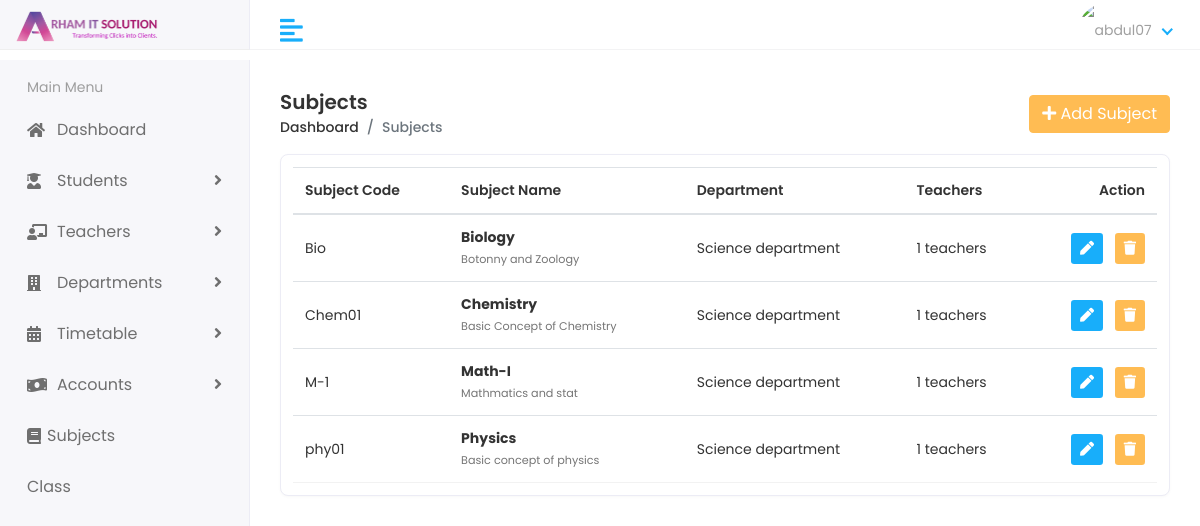
The app's page /subjects/ (signed in) with its own data.
### school/models.py (models this page shows, shortened)
class Subject(models.Model):
    subject_code = models.CharField(max_length=11, unique=True)
    name = models.CharField(max_length=100,blank=True,null=True)
    description = models.TextField(blank=True,null=True)
    department = models.ForeignKey('Department', on_delete=models.SET_NULL, null=True, related_name='subjects')
    created_at = models.DateTimeField(auto_now_add=True)
    updated_at = models.DateTimeField(auto_now=True)

class Department(models.Model):
    department_id = models.CharField(max_length=11, unique=True)
    name = models.CharField(max_length=100,blank=True,null=True)
    hod = models.ForeignKey('Teacher',on_delete=models.SET_NULL, null=True,blank=True, related_name='hod_departments')
    description = models.TextField(blank=True,null=True)
    start_date = models.DateField(null=True,blank=True)
    number_of_students = models.IntegerField(null=True,blank=True)
    number_of_teachers = models.IntegerField(null=True,blank=True)
    email = models.EmailField(null=True,blank=True)
    phone_number = models.CharField(max_length=15,blank=True,null=True)
    office_location = models.CharField(max_length=100,blank=True,null=True)

### school/views.py (the view)
# urls.py: path('subjects/', views.subject_list, name='subject_list'),
@admin_required
def subject_list(request):
    subjects = Subject.objects.select_related('department').all().order_by('department__name', 'name')
    for subject in subjects:
        subject.teacher_count = Teacher.objects.filter(subjects=subject).count()  # Using the ManyToMany relationship
    return render(request, 'subject_list.html', {'subjects': subjects})

### school/views.py (called while the page is built)
def is_admin(user):
    return user.is_authenticated and user.user_type == 'admin'

def admin_required(view_func):
    @wraps(view_func)
    @login_required(login_url='login_view')
    @user_passes_test(is_admin, login_url='login_view')
    def _wrapped_view(request, *args, **kwargs):
        return view_func(request, *args, **kwargs)
    return _wrapped_view

### templates/subject_list.html (shortened to what this page needs)
{% extends 'base.html' %}
{% load static %}
{% block content %}
<div class="content container-fluid">
    <div class="page-header">
        <div class="row align-items-center">
            <div class="col">
                <h3 class="page-title">Subjects</h3>
                <ul class="breadcrumb">
                    <li class="breadcrumb-item"><a href="{% url 'admin_dashboard' %}">Dashboard</a></li>
                    <li class="breadcrumb-item active">Subjects</li>
                </ul>
            </div>
            <div class="col-auto text-right float-right ml-auto">
                <a href="{% url 'add_subject' %}" class="btn btn-primary">
                    <i class="fas fa-plus"></i> Add Subject
                </a>
            </div>
        </div>
    </div>
    <div class="row">
        <div class="col-sm-12">
            <div class="card">
                <div class="card-body">
                    <div class="table-responsive">
                        <table class="table table-hover table-center mb-0">
                            <thead>
                                <tr>
                                    <th>Subject Code</th>
                                    <th>Subject Name</th>
                                    <th>Department</th>
                                    <th>Teachers</th>
                                    <th class="text-right">Action</th>
                                </tr>
                            </thead>
                            <tbody>
                                {% for subject in subjects %}
                                <tr>
                                    <td>
                                       {{ subject.subject_code }}
                                    </td>
                                    <td>
                                        <strong>{{ subject.name }}</strong>
                                        {% if subject.description %}
                                        <br>
                                        <small class="text-muted">{{ subject.description|truncatewords:8 }}</small>
                                        {% endif %}
                                    </td>
                                    <td>{{ subject.department.name }}</td>
                                    <td>
                                        {{ subject.teacher_count }} teachers
                                    </td>
                                    <td class="text-right">
                                        <div class="actions">
                                            <a href="{% url 'edit_subject' subject.id %}" class="btn btn-sm bg-success-light mr-2">
                                                <i class="fas fa-pen"></i>
                                            </a>
                                            <form method="post" action="{% url 'delete_subject' subject.id %}" style="display: inline;" onsubmit="return confirm('Are you sure you want to delete {{ subject.name }}?');">
                                                <button type="submit" class="btn btn-sm bg-danger-light">
                                                    <i class="fas fa-trash"></i>
                                                </button>
                                            </form>
                                        </div>
                                    </td>
                                </tr>
                                {% empty %}
                                <tr>
                                    <td colspan="6" class="text-center text-muted">
                                        <p class="py-3">No subjects found. <a href="{% url 'add_subject' %}">Add the first subject</a></p>
                                    </td>
                                </tr>
                                {% endfor %}
                            </tbody>
                        </table>
                    </div>
                </div>
            </div>
        </div>
    </div>
</div>
{% endblock %}

### templates/base.html (shortened to what this page needs)
<!DOCTYPE html>
<html lang="en">
<head>
    {% load static %}
    <link rel="stylesheet" href="{% static 'plugins/bootstrap/css/bootstrap.min.css' %}">
    <link rel="stylesheet" href="{% static 'plugins/fontawesome/css/fontawesome.min.css' %}">
    <link rel="stylesheet" href="{% static 'plugins/fontawesome/css/all.min.css' %}">
    <link rel="stylesheet" href="{% static 'css/style.css' %}">
</head>
<body>
<div class="main-wrapper">
    <div class="header">
        <div class="header-left">
            <a href="#" class="logo">
                <img src="{% static 'img/arhamlogo.png' %}" alt="Logo">
            </a>
        </div>
        <a href="javascript:void(0);" id="toggle_btn">
            <i class="fas fa-align-left"></i>
        </a>
        <ul class="nav user-menu">
            <li class="nav-item dropdown has-arrow">
                <a href="#" class="dropdown-toggle nav-link" data-toggle="dropdown">
                    <span class="user-img"><img class="rounded-circle" src="#" width="31"
                                                alt="{{user.username}}"></span>
                </a>
            </li>
        </ul>
    </div>
    <div class="sidebar" id="sidebar">
        <div class="sidebar-inner slimscroll">
            <div id="sidebar-menu" class="sidebar-menu">
                <ul>
                    <li class="menu-title">
                        <span>Main Menu</span>
                    </li>
                    <li class="{% if request.resolver_match.url_name == 'index' %}active{% endif %}">
                        <a href="{% url 'admin_dashboard' %}">
                            <i class="fas fa-home"></i> <span>Dashboard</span>
                        </a>
                    </li>
                    <li class="submenu {% if 'student' in request.resolver_match.url_name %}active{% endif %}">
                        <a href="#"><i class="fas fa-user-graduate"></i> <span> Students</span> <span
                                class="menu-arrow"></span></a>
                    </li>
                    <li class="submenu {% if 'teacher' in request.resolver_match.url_name %}active{% endif %}">
                        <a href="#"><i class="fas fa-chalkboard-teacher"></i> <span> Teachers</span> <span
                                class="menu-arrow"></span></a>
                    </li>
                    <li class="submenu {% if 'department' in request.resolver_match.url_name %}active{% endif %}">
                        <a href="#"><i class="fas fa-building"></i> <span> Departments</span> <span
                                class="menu-arrow"></span></a>
                    </li>
                    <li class="submenu {% if 'timetable' in request.resolver_match.url_name %}active{% endif %}">
                        <a href="#"><i class="fas fa-calendar-alt"></i> <span> Timetable</span> <span
                                class="menu-arrow"></span></a>
                    </li>
                    <li class="submenu {% if 'accounts' in request.resolver_match.url_name or 'expense' in request.resolver_match.url_name or 'financial' in request.resolver_match.url_name %}active{% endif %}">
                        <a href="#"><i class="fas fa-money-bill-wave"></i> <span> Accounts</span> <span
                                class="menu-arrow"></span></a>
                    </li>
                    <li class="nav-item">
                        <a class="nav-link" href="{% url 'subject_list' %}">
                            <i class="fas fa-book"></i> Subjects
                        </a>
                    </li>
                    <li class="nav-item">
                        <a class="nav-link" href="{% url 'class_list' %}">Class</a>
                    </li>
                </ul>
            </div>
        </div>
    </div>
    <div class="page-wrapper">
        {% block content %}{% endblock %}
    </div>
</div>
</body>
</html>

### records on screen
Subject: subject_code "Bio", name "Biology", description "Botonny and Zoology", department.name "Science department", teacher_count "1"
Subject: subject_code "Chem01", name "Chemistry", description "Basic Concept of Chemistry", department.name "Science department", teacher_count "1"
Subject: subject_code "M-1", name "Math-I", description "Mathmatics and stat", department.name "Science department", teacher_count "1"
Subject: subject_code "phy01", name "Physics", description "Basic concept of physics", department.name "Science department", teacher_count "1"
